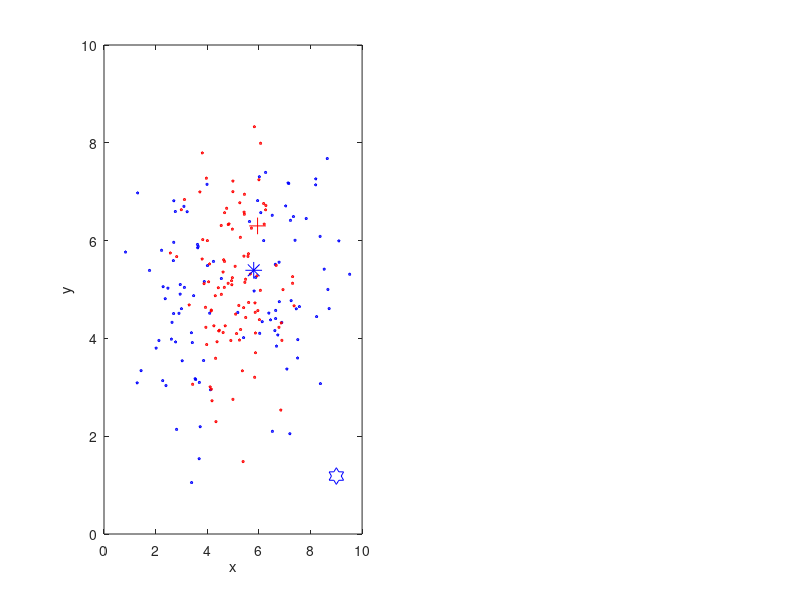

This figure's MATLAB source: (Note: this script raises an error after producing the figure.)
load('data_lvq_A') % matA
load('data_lvq_B') % matB

close all
subplot(1,2,1)
plot(matA(:,1),matA(:,2), 'bp', 'markersize', 2);
hold on;
plot(matB(:,1),matB(:,2), 'rp', 'markersize', 2);
xlabel('x'); ylabel('y');

data = [matA ; matB];
data_labels = (floor( (0:length(data)-1) * 2 / length(data))).';
data = [data data_labels];

% The prototypes
w_A = 1;
w_B = 1;
w = zeros(w_A + w_B, ndims(data)+1);

eta = 0.01;
nrEpochs = 500;

E_1 = zeros(1,nrEpochs);
E_2 = zeros(1,nrEpochs);

% Randomly initialize the prototypes between the minimum and maximum values
% last value being their class
for i = 1 : size(w,1)
    if i <= w_A
        w(i,:) = [mean(matA) + rand()*2*std(matA)-std(matA) 0];
    else
        w(i,:) = [mean(matB) + rand()*2*std(matB)-std(matB) 1];
    end
end

plot(w(1:w_A,1), w(1:w_A,2), 'b*', 'markersize', 12);
plot(w(w_A+1:size(w,1),1), w(w_A+1:size(w,1),2), 'r+', 'markersize', 12);

for epoch = 1:nrEpochs
    % Training
    for point = 1 : size(data,1)
        % Find the row with the nearest prototype
        rowMin = find(pdist2(data(point,1:2), w(:,1:2)) == min(pdist2(data(point,1:2), w(:,1:2))),1);
        % If the classes of the data point and the nearest prototype are the same
        if w(rowMin,end) == data(point, end)
            % Move the row closer to the data point
            w(rowMin,1:2) = w(rowMin,1:2) + eta * (data(point,1:2) - w(rowMin,1:2));
        else
            w(rowMin,1:2) = w(rowMin,1:2) - eta * (data(point,1:2) - w(rowMin,1:2));
        end
    end
       
    % Testing
    for point = 1 : size(data,1)
        % Find the row with the nearest prototype
        rowMin = find(pdist2(data(point,1:2), w(:,1:2)) == min(pdist2(data(point,1:2), w(:,1:2))),1);
        if w(rowMin,end) ~= data(point, end)
            if point <= size(matA,1)
                E_1(epoch) = E_1(epoch) + 1;
            else
                E_2(epoch) = E_2(epoch) + 1;
            end
        end
    end
    E = E_1 + E_2;
    
    if (epoch > 10 && var(E(:,epoch-4:epoch)) < 0.05)
        E_1(:,epoch+1:end) = [];
        E_2(:,epoch+1:end) = [];
        E(:,epoch+1:end) = [];
        break
    end
end

plot(w(1:w_A,1), w(1:w_A,2), 'bh', 'markersize', 12);
plot(w(w_A+1:size(w,1),1), w(w_A+1:size(w,1),2), 'rP', 'markersize', 12);
lgnd = legend('Set A', 'Set B','Protypes A (init)', 'Protypes B (init)','Protypes A (final)', 'Protypes B (final)');
set(lgnd, 'interpreter','latex', 'fontsize', 15);

subplot(1,2,2)
plot(E_1/200)
hold on;
plot(E_2/200);
plot(E/200);
legend('Training error Class 1', 'Training error Class 2', 'Total training Error');
xlabel('Epochs')
ylabel('Training Error rate')
